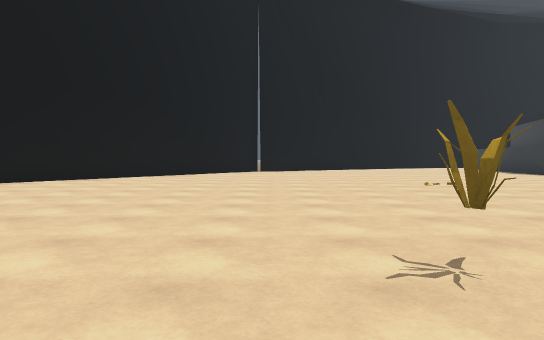
View 1 (above)

16 first-person views from a walk through a Unity game level. The camera is 1.2 m above the floor, tilts 2° down and sees 70° across. The floor is counted in squares, 2 m on a side. Each view is taken from the middle of a square. On the plan, view 1 faces up. The plan holds only what a view shows up to about 11 squares ahead; the rest is blank. The place goes on beyond the plan. Some animated figures are left out.

View 2
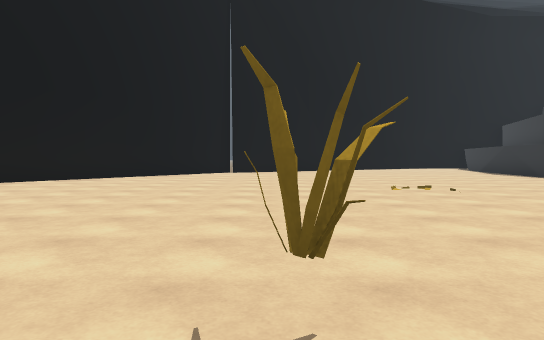

View 3
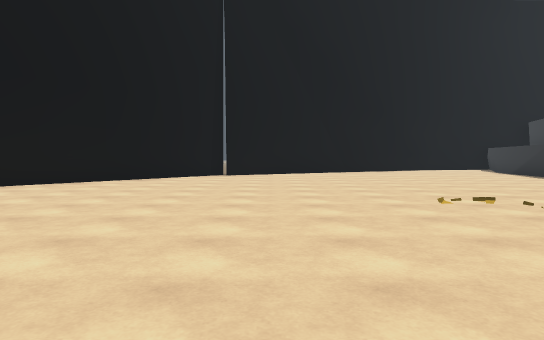

View 4
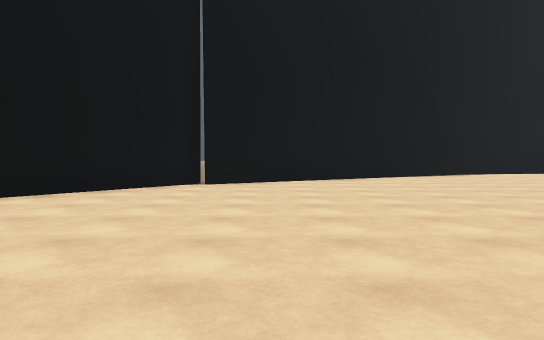

View 5
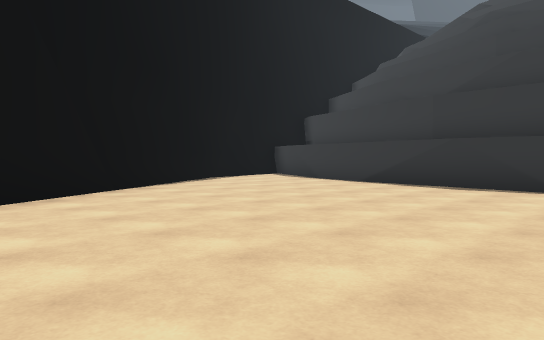

View 6
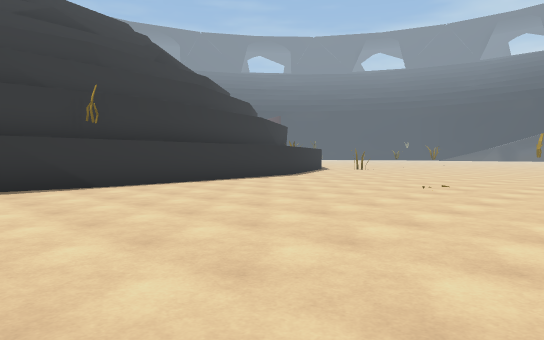

View 7
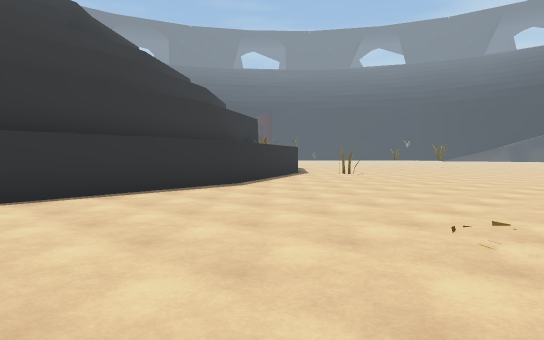

View 8
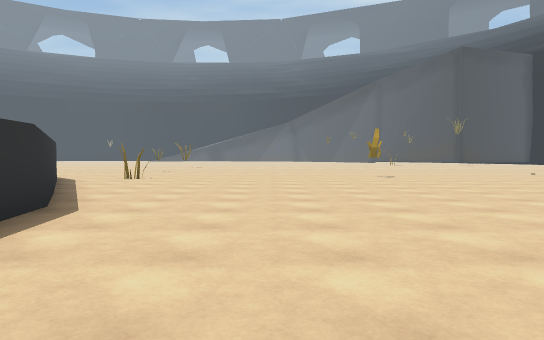

View 9
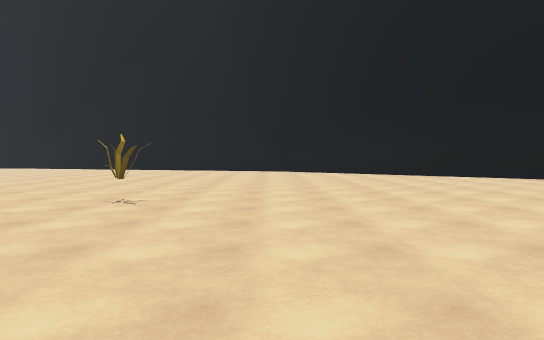

View 10
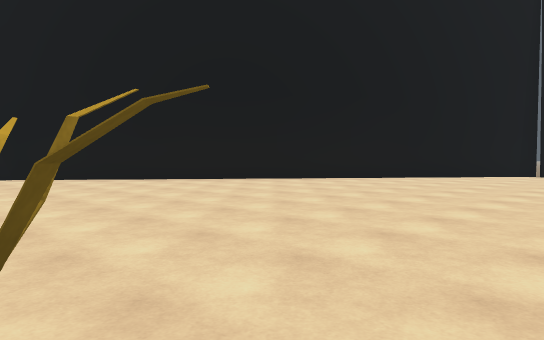

View 11
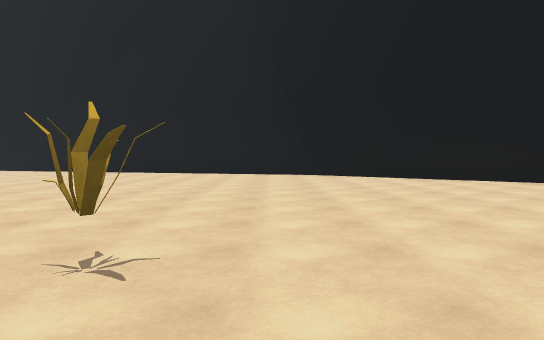

View 12
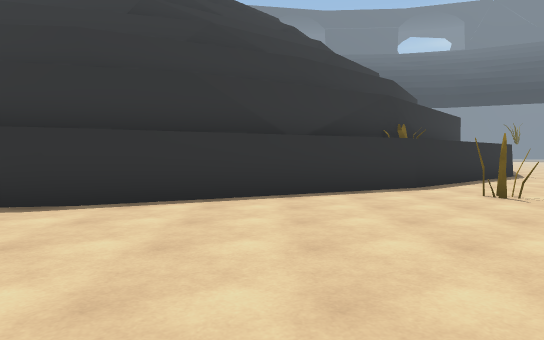

View 13
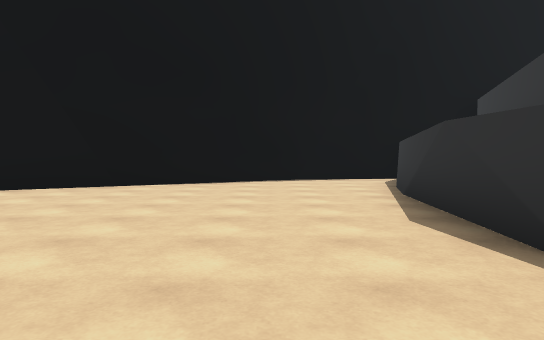

View 14
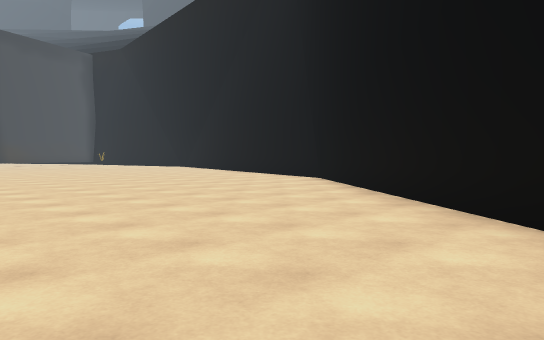

View 15
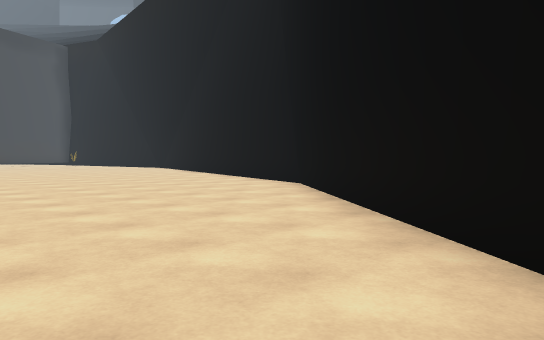

View 16
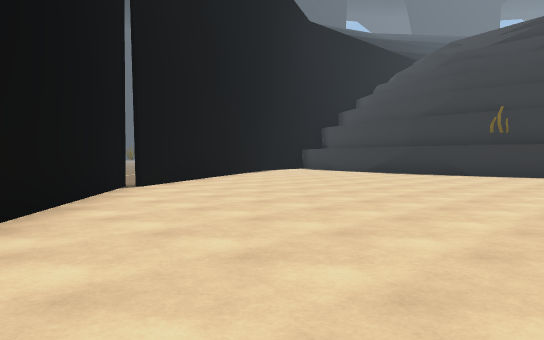

### Floor plan
Points are (right, up) in squares from view 1. A wall is a line through its corners. A room is listed if a view was taken in it or the views show most of it. See-through windows are left out.
Room 1 (views 1, 2, 3, 4, 5, 6, 7, 8, 9, 10, 11, 12, 13, 14, 15, 16)
walls: (9.5, 5.4) (8.6, 13.8) (9.8, 18.8); (8.6, 12.2) (9, 15.9); (-0.5, 15.6) (-9.7, 4.2) (-10.4, 1.8); (12.4, 0.2) (9.5, 5.9); (14, -1.5) (12.4, 0.3); (7.4, 19.9) (-0.4, 15.3); (8.1, 20.2) (6.5, 19.5); (10.6, 20.6) (7.7, 20.1)
objects: other object (1, 2); other object (4, 8); other object (11, 0)

Positions as (right, up) in squares from view 1, and headings:
1: (0, 0), facing up
2: (1, 1), facing up
3: (1, 3), facing up
4: (1, 7), facing up
5: (1, 11), facing up-right
6: (1, 15), facing down-right
7: (3, 11), facing down-right
8: (7, 10), facing down
9: (6, 4), facing left
10: (2, 2), facing up-left
11: (3, 3), facing left
12: (5, 3), facing right
13: (7, 10), facing up
14: (-1, 11), facing down-left
15: (-3, 10), facing down-left
16: (-4, 8), facing up-right
